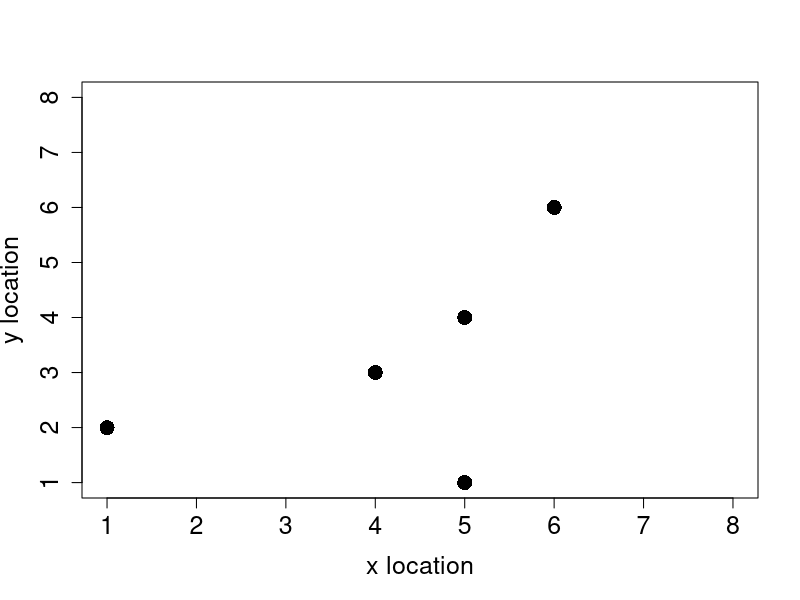
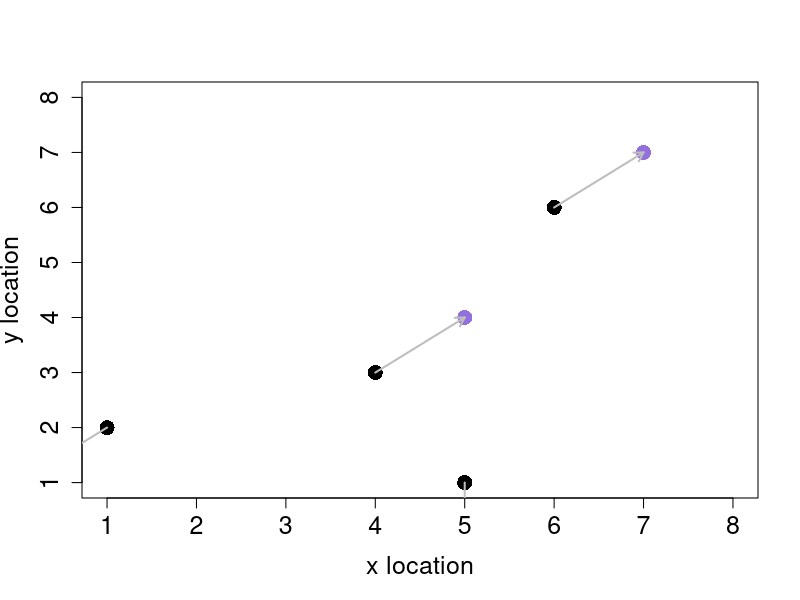
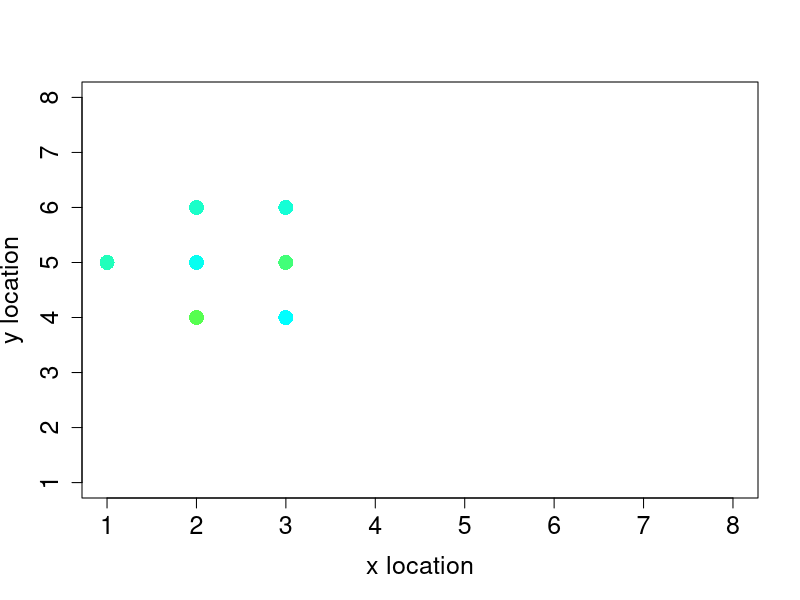
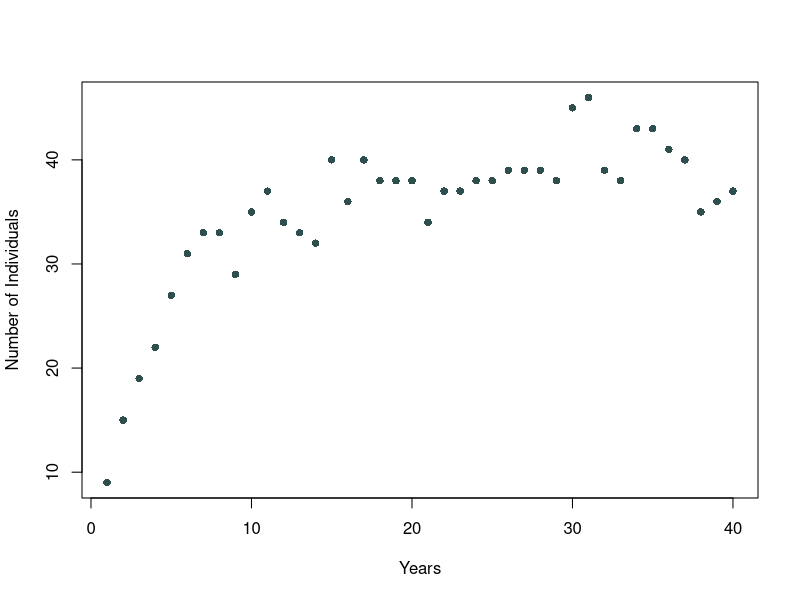
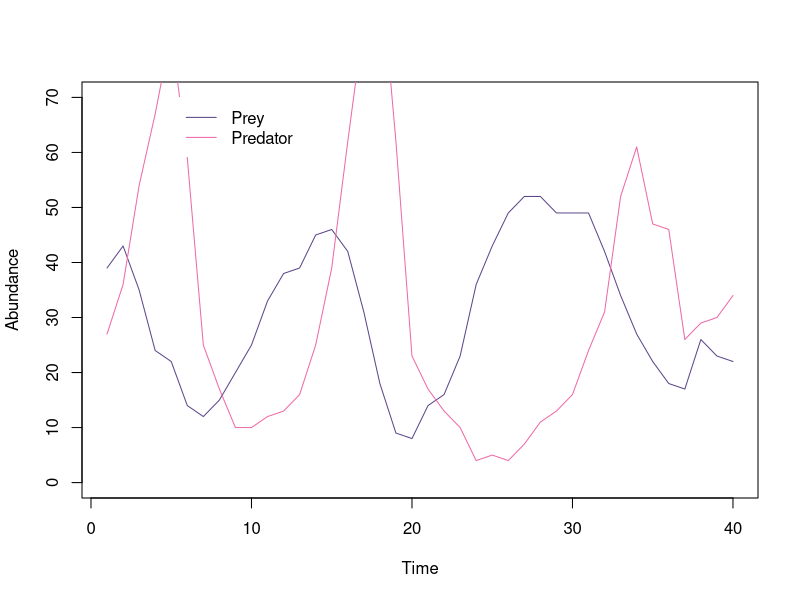
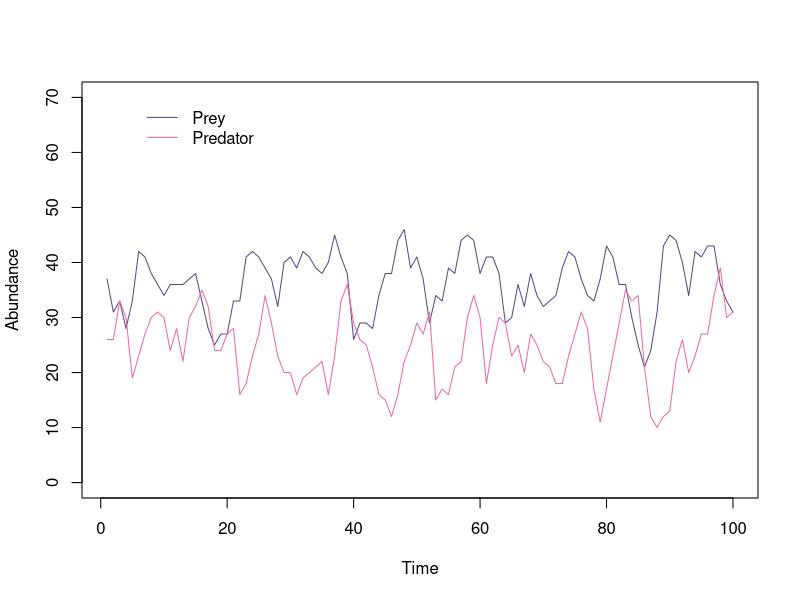

Generate these figures, in order, with R:
## ---- chunk 1
knitr::opts_chunk$set(echo = TRUE)
## ---- chunk 2
inds <- array(data = 0, dim =c (5,3))
colnames(inds) <- paste0("Characteristic ", 1:ncol(inds))
rownames(inds) <- paste0("Individual ", 1:nrow(inds))
print(inds)
## ---- chunk 3
colnames(inds) <- c("Body Mass", "x location", "y location")

## ---- chunk 4
inds[, 1] <- rnorm(n = nrow(inds), mean = 23, sd = 3)   #writing inds[,1] is the same as inds[1:5, 1]

dim(inds)  #returns dimensions of matrix or array as a list [1] rows and [2] columns

## ---- chunk 5
inds[, 2] <- sample(x = 1:8, size = nrow(inds), replace = T)
inds[, 3] <- sample(x=1:8, size = nrow(inds), replace = T)
## ---- chunk 6
plot(
  x = inds[, 2],              # x-coordinate data
  y = inds[, 3],              # y-coordinate data
  pch = 16,                   # Point character (solid circle)
  cex = 2,                    # Point size (enlarged by a factor of 2)
  xlim = c(1, 8),             # X-axis limits (range from 1 to 8)
  ylim = c(1, 8),             # Y-axis limits (range from 1 to 8)
  xlab = "x location",        # X-axis label
  mar = c(5, 5, 1, 1),        # Margins for the plot (bottom, left, top, right)
  ylab = "y location",        # Y-axis label
  cex.lab = 1.5,              # Size of axis labels (enlarged by a factor of 1.5)
  cex.axis = 1.5              # Size of axis values (enlarged by a factor of 1.5)
)

## ---- chunk 7

x_move <- sample(x = c(-1, 0, 1), size = nrow(inds), replace = T)
y_move <- sample(x = c(-1, 0, 1), size = nrow(inds), replace = T)

inds[, 2] <- inds[, 2] + x_move
inds[, 3] <- inds[, 3] + y_move
plot(
  x = inds[, 2] - x_move,              # x-coordinate data
  y = inds[, 3] - y_move,              # y-coordinate data
  pch = 16,                   # Point character (solid circle)
  cex = 2,                    # Point size (enlarged by a factor of 2)
  xlim = c(1, 8),             # X-axis limits (range from 1 to 8)
  ylim = c(1, 8),             # Y-axis limits (range from 1 to 8)
  xlab = "x location",        # X-axis label
  mar = c(5, 5, 1, 1),        # Margins for the plot (bottom, left, top, right)
  ylab = "y location",        # Y-axis label
  cex.lab = 1.5,              # Size of axis labels (enlarged by a factor of 1.5)
  cex.axis = 1.5              # Size of axis values (enlarged by a factor of 1.5)
)

points(x = inds[, 2],              # x-coordinate data
  y = inds[, 3],              # y-coordinate data
  pch = 16,                   # Point character (solid circle)
  cex = 2,                    # Point size (enlarged by a factor of 2)
  col = ("mediumpurple"),
  xlim = c(1, 8),             # X-axis limits (range from 1 to 8)
  ylim = c(1, 8),             # Y-axis limits (range from 1 to 8)
  xlab = "x location",        # X-axis label
  mar = c(5, 5, 1, 1),        # Margins for the plot (bottom, left, top, right)
  ylab = "y location",        # Y-axis label
  cex.lab = 1.5,              # Size of axis labels (enlarged by a factor of 1.5)
  cex.axis = 1.5              # Size of axis values (enlarged by a factor of 1.5)
  )
arrows(
  x0 = inds[, 2] - x_move,  # Starting x-coordinates (old positions)
  y0 = inds[, 3] - y_move,  # Starting y-coordinates (old positions)
  x1 = inds[, 2],          # Ending x-coordinates (new positions)
  y1 = inds[, 3],          # Ending y-coordinates (new positions)
  length = 0.1,            # Length of the arrowheads
  angle = 30,              # Angle of the arrowheads
  code = 2,                # Type of arrowhead (2 for closed arrowheads)
  col = "grey",            # Arrow color
  lwd = 2                  # Modifies the thickness of the arrow
)
## ---- chunk 8
movement <- function(inds, xloc = 2, yloc = 3){
    total_inds   <- dim(inds)[1] # Get the number of individuals in inds by checking number of rows
    move_dists   <- c(-1, 0, 1)  # Define the possible distances to move
    x_move       <- sample(x = move_dists, size = total_inds, replace = TRUE)
    y_move       <- sample(x = move_dists, size = total_inds, replace = TRUE)
    inds[, xloc] <- inds[, xloc] + x_move
    inds[, yloc] <- inds[, yloc] + y_move
    return(inds)
}
## ---- chunk 9
inds <- movement(inds)
## ---- chunk 10
time_steps <- 20
for (i in 1:time_steps)
  inds <- movement(inds)

## ---- chunk 11
movement <- function(inds, xloc = 2, yloc = 3, xmax = 8, ymax = 8){
    total_inds   <- dim(inds)[1]; # Get the number of individuals in inds
    move_dists   <- c(-1, 0, 1);  # Define the possible distances to move
    x_move       <- sample(x = move_dists, size = total_inds, replace = TRUE);
    y_move       <- sample(x = move_dists, size = total_inds, replace = TRUE);
    inds[, xloc] <- inds[, xloc] + x_move;
    inds[, yloc] <- inds[, yloc] + y_move;
    # =========   The reflecting boundary is added below
    for(i in 1:total_inds){               # For each individual i in the array
        if(inds[i, xloc] > xmax){         # If it moved passed the maximum xloc
            inds[i, xloc] <- xmax - 1;    # Then move it back toward the centre
        }
        if(inds[i, xloc] < 1){            # If it moved below 1 on xloc
            inds[i, xloc] <- 2;           # Move it toward the centre (2)
        }
        if(inds[i, yloc] > ymax){         # If it moved passed the maximum yloc
            inds[i, yloc] <- ymax - 1;    # Then move it back toward the centre
        }
        if(inds[i, yloc] < 1){            # If it moved below 1 on yloc
            inds[i, yloc] <- 2;           # Then move it toward the centre (2)
        }
    } 
    # =========  Now all individuals should stay on the landscape
    return(inds);
}

inds           <- array(data = 0, dim = c(5, 3))
colnames(inds) <- c("body_mass", "x_loc", "y_loc")
rownames(inds) <- c("ind_1", "ind_2", "ind_3", "ind_4", "ind_5")
inds[,1]       <- rnorm(n = dim(inds)[1], mean = 23, sd = 3)
inds[,2]       <- sample(x = 1:8, size = dim(inds)[1], replace = TRUE)
inds[,3]       <- sample(x = 1:8, size = dim(inds)[1], replace = TRUE)


time_steps <- 20

for (i in 1:time_steps){
  inds <- movement(inds)
  }


## ---- chunk 12

time_steps <- 20
inds_hist  <- NULL; # Here's the list
for(i in 1:time_steps){
    inds            <- movement(inds)
    inds_hist[[i]] <- inds; # Add to list
}
print(inds)

for (i in 1:5) {
  print(paste0("Year ", i))
  print(inds_hist[[1]])
} 

## ---- chunk 13

indi_1 <- matrix(data= NA, nrow=20, ncol = 3)
colnames(indi_1) <- c("Year", "x-location", "y-location")

for(i in 1:time_steps){
  indi_1[i, 1] <- i    #saves timestep in first column
  indi_1[i, 2] <- inds_hist[[i]][1,2]  #extracts x(2) value for the i timestep of individual 1 (1)
  indi_1[i, 3] <- inds_hist[[i]][1,3]  # -'- but for the y(3) value
}

print(indi_1)

colorrange <- colorRampPalette(c("chartreuse", "cyan"))
my.colorrange <- colorrange(20)

plot(
  x = indi_1[, 2],              # x-coordinate data
  y = indi_1[, 3],              # y-coordinate data
  pch = 16,                   # Point character (solid circle)
  col = my.colorrange,
  cex = 2,                    # Point size (enlarged by a factor of 2)
  xlim = c(1, 8),             # X-axis limits (range from 1 to 8)
  ylim = c(1, 8),             # Y-axis limits (range from 1 to 8)
  xlab = "x location",        # X-axis label
  mar = c(5, 5, 1, 1),        # Margins for the plot (bottom, left, top, right)
  ylab = "y location",        # Y-axis label
  cex.lab = 1.5,              # Size of axis labels (enlarged by a factor of 1.5)
  cex.axis = 1.5              # Size of axis values (enlarged by a factor of 1.5)
)

## ---- chunk 14
inds           <- array(data = 0, dim = c(5, 4))
colnames(inds) <- c("body_mass", "x_loc", "y_loc", "repr")
rownames(inds) <- c("ind_1", "ind_2", "ind_3", "ind_4", "ind_5")
inds[,1]       <- rnorm(n = dim(inds)[1], mean = 23, sd = 3)
inds[,2]       <- sample(x = 1:8, size = dim(inds)[1], replace = TRUE)
inds[,3]       <- sample(x = 1:8, size = dim(inds)[1], replace = TRUE)

print(inds)

birth <- function(inds, lambda = 0.5, repr_col = 4) {
  total.inds <- nrow(inds)
  inds.col <- ncol(inds)
  inds[, repr_col] <- rpois(n =total.inds, lambda = lambda)
  total.offspring <- sum(inds[,repr_col])
      # the above code is reproduction, the below code is making new rows for the offspring. 
  new.inds <- matrix(data = 0, nrow = total.offspring, ncol = inds.col)
  new.inds[, 1] <- rnorm(n = nrow(new.inds), mean = 23, sd = 3)
  new.inds[, 2] <- sample(x = 1:8, size = nrow(new.inds), replace = T)
  new.inds[, 3] <- sample(x = 1:8, size = nrow(new.inds), replace = T)
      # Adding the offspring to the adults
  inds <- rbind(inds, new.inds)
  return(inds)
}

#New generation
inds <- birth(inds = inds)
rownames(inds) <- paste0("Individual ", 1:nrow(inds))
print(inds)


## ---- chunk 15
time.steps <- 10
inds.hist <- NULL

for( i in 1:time.steps){
  inds <- movement(inds)
  inds <- birth(inds)
  inds.hist[[i]] <- inds
}

#Number of indivduals after 10 time steps:
print(nrow(inds.hist[[10]]))

ind.abund <- matrix(data = NA, nrow = 10, ncol = 2)

for (i in 1:time.steps) {
  ind.abund[i,1] <- i
  ind.abund[i,2] <- nrow(inds.hist[[i]])
}

print(ind.abund)


## ---- chunk 16
inds <- matrix(data = 0, nrow = 5, ncol = 5)
colnames(inds) <- c("body.mass", "loc.x", "loc.y", "reproduction", "death") 
rownames(inds) <- paste0("Individual ", 1:nrow(inds))

inds[,1]       <- rnorm(n = nrow(inds), mean = 23, sd = 3)
inds[,2]       <- sample(x = 1:8, size = nrow(inds), replace = TRUE)
inds[,3]       <- sample(x = 1:8, size = nrow(inds), replace = TRUE)

death <- function(inds, xlen = 8, ylen = 8, xcol = 2, ycol = 3, dcol = 5){
  for (xdim in 1:xlen){
    for(ydim in 1:ylen){
      on.cell <- sum(inds[,xcol] == xdim & inds[, ycol] == ydim)
      if (on.cell > 1) {
        occupants <- which(inds[, xcol] == xdim & inds[, ycol] == ydim)   #occupants who live on the overpopulated cell, i.e. their row number
        random <- sample(x = occupants, size = on.cell - 1)    # randomly chooses all but on of the individuals from the vector on the cell 
        inds[random, dcol] <- 1             # sets individuals sampled death to 1
      }
    }
  }
  return(inds)
}

inds[2, 2] <- inds[1, 2]; # Individiual 2 now in same x location as 1
inds[2, 3] <- inds[1, 3]; # Individiual 2 now in same x location as 1
inds[3, 2] <- inds[1, 2]; # Individiual 3 now in same x location as 1
inds[3, 3] <- inds[1, 3]; # Individiual 3 now in same x location as 1

inds <- death(inds = inds)

inds <- inds[inds[, 5] == 0, ] # Removes all individuals who do not have a 0 in their fifth column, i.e. removes dead individuals. the , is important, dont forget it.  
print(inds)

## ---- chunk 17
# Create individuals

inds <- matrix(data = 0, nrow = 5, ncol = 5)
colnames(inds) <- c("body.mass", "loc.x", "loc.y", "reproduction", "death") 
rownames(inds) <- paste0("Individual ", 1:nrow(inds))

inds[,1]       <- rnorm(n = nrow(inds), mean = 23, sd = 3)
inds[,2]       <- sample(x = 1:8, size = nrow(inds), replace = TRUE)
inds[,3]       <- sample(x = 1:8, size = nrow(inds), replace = TRUE)

time.steps <- 40
inds.hist <- NULL
for (i in 1:time.steps){
  inds <- movement(inds)
  inds <- birth(inds)
  inds <- death(inds)
  inds <- inds[inds[, 5] == 0, ]
  inds.hist[[i]] <- inds
}

ind.abund <- matrix(data = NA, nrow = time.steps, ncol = 2)
for (i in 1:time.steps){
  ind.abund[i, 1] <- i
  ind.abund[i, 2] <- nrow(inds.hist[[i]])
}

plot(x = ind.abund[,1], y =ind.abund[,2], ylab = "Number of Individuals", xlab = "Years", col = "darkslategrey", pch = 16)

## ---- chunk 18
pred <-  matrix(data = 0, nrow = 5, ncol = 5)
colnames(pred) <- c("bodymass", "x location", "y location", "Birth", "Death")
rownames(pred) <- paste0("Predator ", 1:nrow(pred))

pred[, 1] <- rnorm(n = nrow(pred), mean = 20, sd = 2.5)  #This approximates a lynx ish
pred[, 2] <- sample(x = 1:8, size = nrow(pred), replace = T)
pred[, 3] <- sample(x = 1:8, size = nrow(pred), replace = T)

## ---- chunk 19

predation <- function(pred, inds, xcol = 2, ycol = 3, rcol = 4, dcol = 5){
  predators <- nrow(pred)  # is the number of predators
  pred[, dcol] <- 1         #dead unless something changes
  pred[, rcol] <- 0         #No baby unless something changes
  #something changes-----------------------
  for (p in 1:predators){
    xloc <- pred[p, xcol]  #Extracts location of predator p
    yloc <- pred[p, ycol]
    N.prey <- sum(inds[, xcol] == xloc & inds[, ycol] == yloc)  #sums all the prey on p's location
    #predation starts
    if(N.prey > 0){
      pred[p, dcol] <- 0   #The predator set to not die
    }
    if(N.prey > 1){
      pred[p, rcol] <- 1   #Predator set reproduces
    }
    # Unfortunately something also happens to the prey: -------------------
    if(N.prey > 0) {
      prey <- which(inds[, xcol] == xloc & inds[, ycol] == yloc)   #looks for all prey were predator p and prey coexist
      if(N.prey > 2){
        prey <- sample(x = prey, size = 2, replace = FALSE)        #Makes it so that if if there are more than two prey on the cell only two get eaten. Samples two from among the prey.
      }
      inds[prey, dcol] <- 1  #Records prey as dead.
    }
  }  #This for loop recorded which predators dies, survive or reproduce, and which prey gets predated upon.
  # Remove predators that have died ---------------------------
  pred <- pred[pred[,dcol] == 0,]
  # Add the offspring into predator pool
  pred.off <- sum(pred[, rcol])
  new.pred <- matrix(data = 0, nrow = pred.off, ncol = ncol(pred))
  new.pred[, 1] <- rnorm(n = nrow(new.pred), mean = 20, sd = 2.5)  #This approximates a lynx ish
  new.pred[, 2] <- sample(x = 1:8, size = nrow(new.pred), replace = T)
  new.pred[, 3] <- sample(x = 1:8, size = nrow(new.pred), replace = T)
  pred <- rbind(pred, new.pred)
  # Remove dead prey
  inds <- inds[inds[,dcol] == 0,]
  
  pred.prey <- list(pred = pred, inds = inds)
    return(pred.prey)  # To call upon these seperatly one can use pred.prey$pred and pred.prey$inds 
}


## ---- chunk 20

inds           <- array(data = 0, dim = c(6, 5));
colnames(inds) <- c("body_mass", "x_loc", "y_loc", "repr", "death");
inds[,1]       <- rnorm(n = dim(inds)[1], mean = 23, sd = 3);
inds[1:3, 2]   <- 1 # x location
inds[1:3, 3]   <- 1 # y location
inds[4:5, 2]   <- 2 
inds[4:5, 3]   <- 1 
inds[6, 2]     <- 3 
inds[6, 3]     <- 1

pred           <- array(data = 0, dim = c(4, 5));
colnames(pred) <- c("body_mass", "x_loc", "y_loc", "repr", "death");
pred[,1]       <- rnorm(n = dim(pred)[1], mean = 20, sd = 2.5);
pred[1, 2]     <- 1 # x location
pred[1, 3]     <- 1 # y location
pred[2, 2]     <- 2
pred[2, 3]     <- 1
pred[3, 2]     <- 3
pred[3, 3]     <- 1
pred[4, 2]     <- 4
pred[4, 3]     <- 1

pred.prey <- predation(inds = inds, pred = pred)
inds      <- pred.prey$inds
pred      <- pred.prey$pred

print(inds)
print(pred)

## ---- chunk 21

# ------------------- Initialise indivduals (prey)
inds <-  matrix(data = 0, nrow = 40, ncol = 5)
colnames(inds) <- c("bodymass", "x location", "y location", "Birth", "Death")
rownames(inds) <- paste0("Prey ", 1:nrow(inds))

inds[, 1] <- rnorm(n = nrow(inds), mean = 23, sd = 3)  #This approximates a roe deer ish
inds[, 2] <- sample(x = 1:8, size = nrow(inds), replace = T)
inds[, 3] <- sample(x = 1:8, size = nrow(inds), replace = T)

# ------------------ Initialise indivduals (predator)
pred <-  matrix(data = 0, nrow = 20, ncol = 5)
colnames(pred) <- c("bodymass", "x location", "y location", "Birth", "Death")
rownames(pred) <- paste0("Predator ", 1:nrow(pred))

pred[, 1] <- rnorm(n = nrow(pred), mean = 20, sd = 2.5)  #This approximates a lynx ish
pred[, 2] <- sample(x = 1:8, size = nrow(pred), replace = T)
pred[, 3] <- sample(x = 1:8, size = nrow(pred), replace = T)

# ------------------- Start complete simulation 

time.steps <- 40
inds.hist <- NULL
pred.hist <- NULL

for (i in 1:time.steps){
  pred <- movement(inds = pred)
  inds <- movement(inds = inds)
  inds <- birth(inds = inds, lambda = 1.5)
  pred.prey <- predation(pred = pred, inds = inds)
  pred <- pred.prey$pred
  inds <- pred.prey$inds
  inds <- death(inds)
  inds <- inds[inds[, 5] == 0,]  #retain only living
  
  inds.hist[[i]] <- inds
  pred.hist[[i]] <- pred
}

# Plotting it

abundance <- matrix(data = NA, nrow = time.steps, ncol = 3)
colnames(abundance) <- c("Year", "Prey", "Predator")

for (i in 1:time.steps){
  abundance[i,1] <- i
  abundance[i,2] <- nrow(inds.hist[[i]])
  abundance[i,3] <- nrow(pred.hist[[i]])
}

{
plot(x = abundance[,1], y = abundance[, 2], type = "l",
     xlab = "Time", ylab = "Abundance", 
     col = "mediumpurple4", ylim = c(0, 70))
lines(x = abundance[,1], y = abundance[, 3], col = "hotpink2")
legend(x = 5, y = 70, legend = c("Prey", "Predator"), 
       col = c("mediumpurple4", "hotpink2"), 
       lty = c(1, 1), box.lty = 0)
}


## ---- chunk 22


predation <- function(pred, inds, xcol = 2, ycol = 3, rcol = 4, dcol = 5){
  predators <- nrow(pred)  # is the number of predators
  pred[, dcol] <- 1         #dead unless something changes
  pred[, rcol] <- 0         #No baby unless something changes
  #something changes-----------------------
  for (p in 1:predators){
    xloc <- pred[p, xcol]  #Extracts location of predator p
    yloc <- pred[p, ycol]
    N.prey <- sum(inds[, xcol] == xloc & inds[, ycol] == yloc)  #sums all the prey on p's location
    #predation starts
    if(N.prey > 0){
      pred[p, dcol] <- 0   #The predator set to not die
    }
    if(N.prey > 1){
      pred[p, rcol] <- 1   #Predator set reproduces
    }
    # Unfortunately something also happens to the prey: -------------------
    if(N.prey > 0) {
      prey <- which(inds[, xcol] == xloc & inds[, ycol] == yloc)   #looks for all prey were predator p and prey coexist
      if(N.prey > 2){
        prey <- sample(x = prey, size = 2, replace = FALSE)        #Makes it so that if if there are more than two prey on the cell only two get eaten. Samples two from among the prey.
      }
      inds[prey, dcol] <- 1  #Records prey as dead.
      inds <- inds[inds[,dcol] == 0,] # Kills prey, as too not let two predators effectivly kill the same prey, it does however just assume first come first serve here. More realistically one would make the chance of getting the kill be based upon size. 
    }
  }  #This for loop recorded which predators dies, survive or reproduce, and which prey gets predated upon.
  # Remove predators that have died ---------------------------
  pred <- pred[pred[,dcol] == 0,]
  # Add the offspring into predator pool
  pred.off <- sum(pred[, rcol])
  new.pred <- matrix(data = 0, nrow = pred.off, ncol = ncol(pred))
  new.pred[, 1] <- rnorm(n = nrow(new.pred), mean = 20, sd = 2.5)  #This approximates a lynx ish
  new.pred[, 2] <- sample(x = 1:8, size = nrow(new.pred), replace = T)
  new.pred[, 3] <- sample(x = 1:8, size = nrow(new.pred), replace = T)
  pred <- rbind(pred, new.pred)
  
  pred.prey <- list(pred = pred, inds = inds)
    return(pred.prey)  # To call upon these seperatly one can use pred.prey$pred and pred.prey$inds 
}

## ---- chunk 23

# ------------------- Initialise indivduals (prey)
inds <-  matrix(data = 0, nrow = 40, ncol = 5)
colnames(inds) <- c("bodymass", "x location", "y location", "Birth", "Death")
rownames(inds) <- paste0("Prey ", 1:nrow(inds))

inds[, 1] <- rnorm(n = nrow(inds), mean = 23, sd = 3)  #This approximates a roe deer ish
inds[, 2] <- sample(x = 1:8, size = nrow(inds), replace = T)
inds[, 3] <- sample(x = 1:8, size = nrow(inds), replace = T)

# ------------------ Initialise indivduals (predator)
pred <-  matrix(data = 0, nrow = 20, ncol = 5)
colnames(pred) <- c("bodymass", "x location", "y location", "Birth", "Death")
rownames(pred) <- paste0("Predator ", 1:nrow(pred))

pred[, 1] <- rnorm(n = nrow(pred), mean = 20, sd = 2.5)  #This approximates a lynx ish
pred[, 2] <- sample(x = 1:8, size = nrow(pred), replace = T)
pred[, 3] <- sample(x = 1:8, size = nrow(pred), replace = T)

# ------------------- Start complete simulation 

time.steps <- 100
inds.hist <- NULL
pred.hist <- NULL

for (i in 1:time.steps){
  pred <- movement(inds = pred)
  inds <- movement(inds = inds)
  inds <- birth(inds = inds, lambda = 1.5)
  pred.prey <- predation(pred = pred, inds = inds)
  pred <- pred.prey$pred
  inds <- pred.prey$inds
  inds <- death(inds)
  inds <- inds[inds[, 5] == 0,]  #retain only living
  
  inds.hist[[i]] <- inds
  pred.hist[[i]] <- pred
}

# Plotting it

abundance <- matrix(data = NA, nrow = time.steps, ncol = 3)
colnames(abundance) <- c("Year", "Prey", "Predator")

for (i in 1:time.steps){
  abundance[i,1] <- i
  abundance[i,2] <- nrow(inds.hist[[i]])
  abundance[i,3] <- nrow(pred.hist[[i]])
}

{
plot(x = abundance[,1], y = abundance[, 2], type = "l",
     xlab = "Time", ylab = "Abundance", 
     col = "mediumpurple4", ylim = c(0, 70))
lines(x = abundance[,1], y = abundance[, 3], col = "hotpink2")
legend(x = 5, y = 70, legend = c("Prey", "Predator"), 
       col = c("mediumpurple4", "hotpink2"), 
       lty = c(1, 1), box.lty = 0)
}


